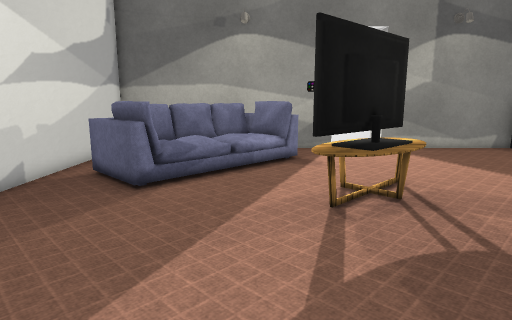
view 1 (above)

17 first-person views from a walk through a scene from a Unity 3-D project. The camera is 1.4 m above the floor, tilts 10° down and sees 75° across. Doors are open. The floor is counted in squares, 0.5 m on a side. Each view is taken from the middle of a square. On the plan, view 1 faces up. The plan holds only what a view shows up to about 20 squares ahead; the rest is blank. The place goes on beyond the plan. Some animated figures are left out. Some surface patterns are stand-ins.

view 2
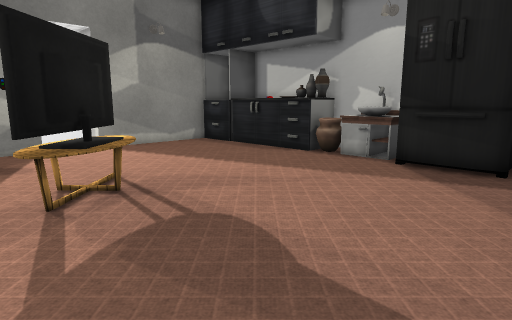

view 3
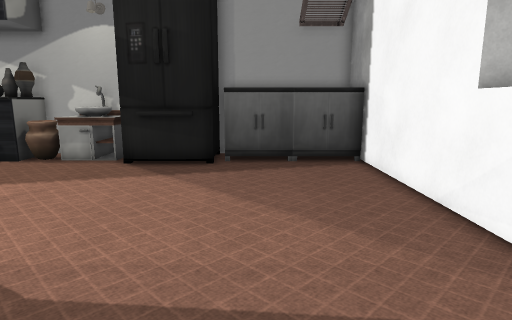

view 4
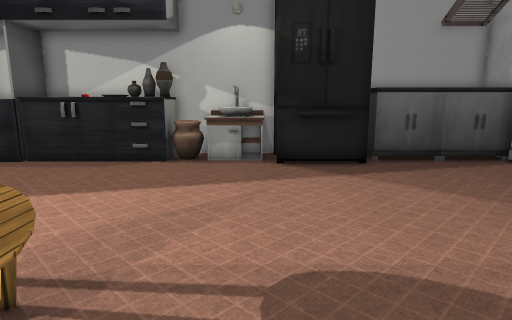

view 5
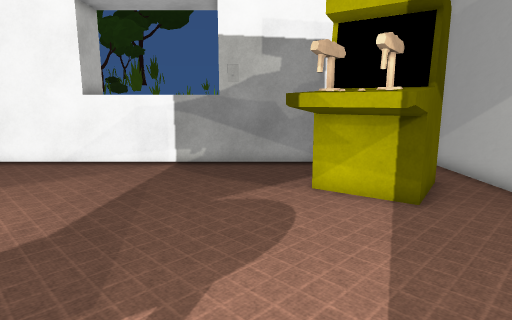

view 6
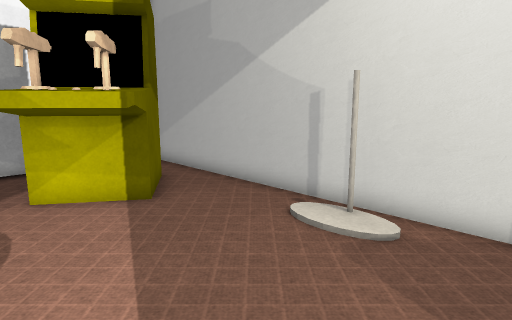

view 7
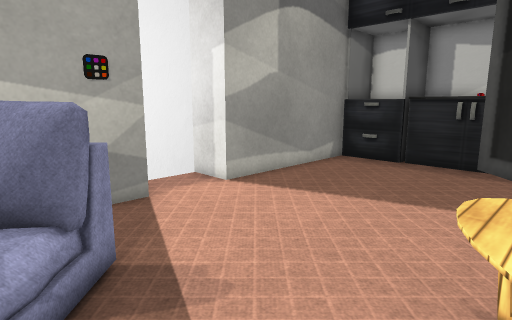

view 8
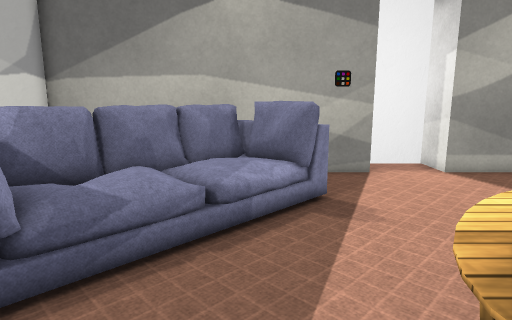

view 9
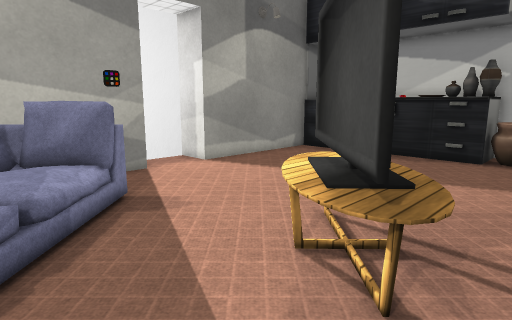

view 10
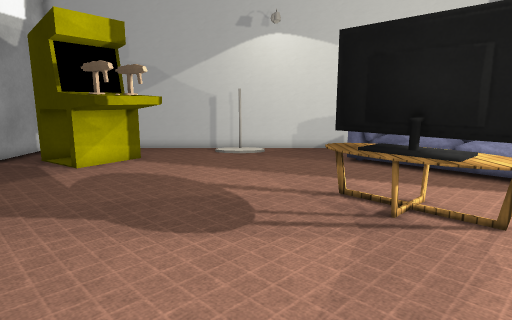

view 11
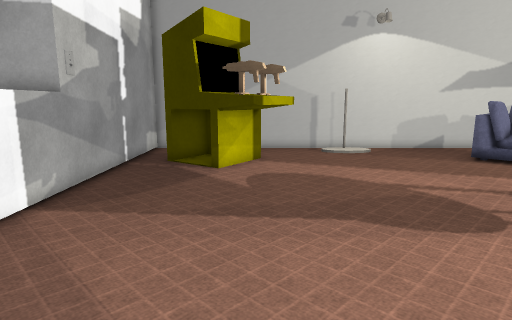

view 12
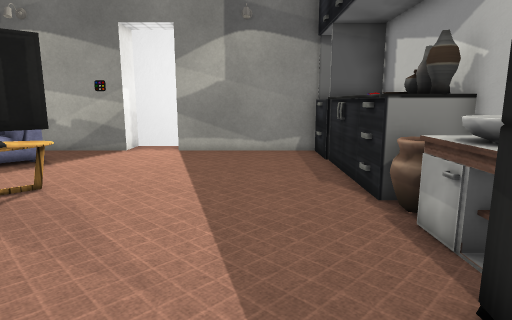

view 13
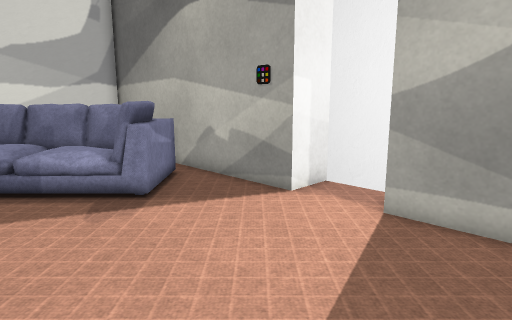

view 14
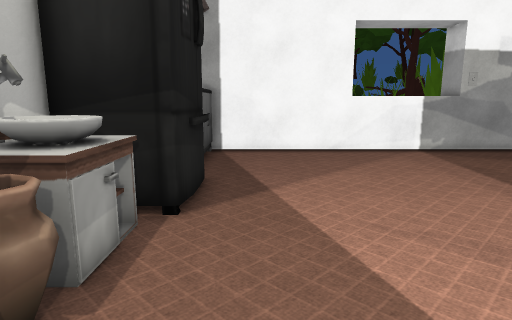

view 15
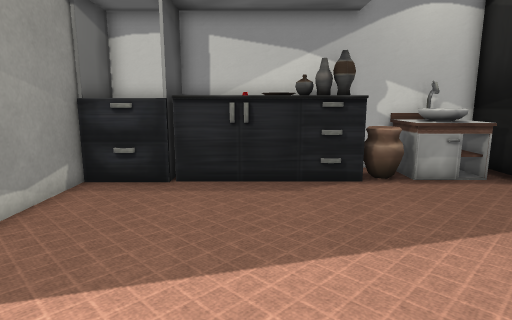

view 16
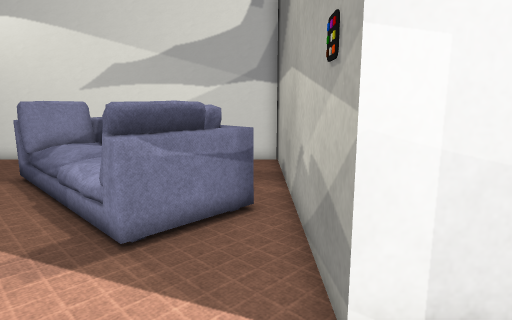

view 17
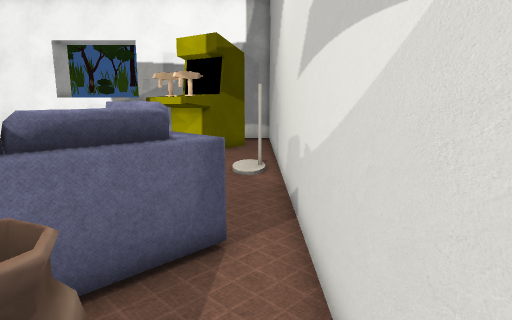

### Floor plan
Key: @ floor where view 1 was taken; # wall or solid block; . floor; / step, stairs or slope; D open door; ^ raised ledge; S sofa; T table; A vase; I sink; F fridge; C counter; O other object.
Columns run from 8 left of view 1 to 18 right of it. Each row starts with its distance up from view 1.
 22             #   #
 21             ##..#
 20 #############DDD###########
 19 #...... S..............OOO#
 18 #      SSS.............OOO#
 17 # AA  SSSSS............OOOO
 16 #  A SS  SS............OOOO
 15 #...SS  //.............OOOO
 14 #..SS  //..............OOAO
 13 #.SS  //...............OOAO
 12 #.SSS//.....TO.........OOAO
 11 #..SSS.....OOOT........OOAO
 10 #.........OOOO..........AA#
  9 #.........OOO...........AA#
  8 #.........TT............II#
  7 #.......................II#
  6 #.......................II#
  5 #O.....................####
  4 #......................#
  3 #......................F
  2 #....O.................#
  1 #...OOO................####
  0 #..OOOOO@..............CC
 -1 #..OOOOO...............CC
 -2 #.OOOOO................CC
 -3 #. OOO.................CC
 -4 #.  OO.................CC
 -5 #......................CC
 -6 ##########^^^^^^#########
 -7           ^     #
 -8           ^     #

Where each view was taken, in squares from view 1:
view 1: 0 up, 0 right, facing up
view 2: 1 down, 0 right, facing up-right
view 3: 1 down, 0 right, facing right
view 4: 6 up, 0 right, facing right
view 5: 9 up, 0 right, facing down
view 6: 9 up, 0 right, facing down-left
view 7: 11 up, 0 right, facing up-right
view 8: 7 up, 0 right, facing up
view 9: 7 up, 2 left, facing up-right
view 10: 6 up, 12 right, facing left
view 11: 0 up, 12 right, facing left
view 12: 1 up, 12 right, facing up
view 13: 12 up, 11 right, facing up-left
view 14: 13 up, 13 right, facing down
view 15: 14 up, 4 right, facing right
view 16: 19 up, 8 right, facing left
view 17: 19 up, 7 left, facing down
